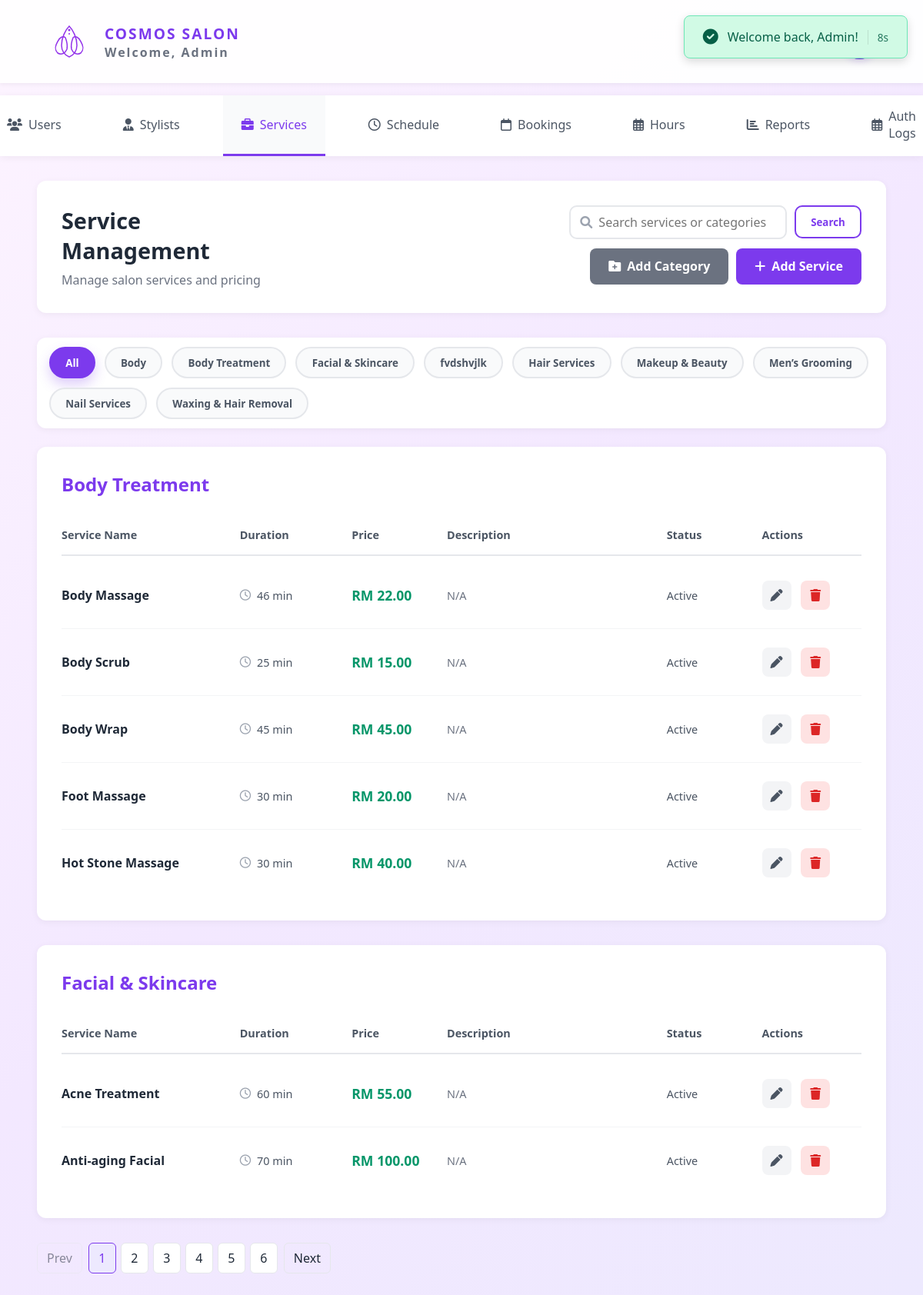
The page /salonsystem/schedule_service/services.php (signed in) on the database its author committed.
### tables this page shows
CREATE TABLE `user` (
  `user_id` int(11) NOT NULL,
  `name` varchar(50) NOT NULL,
  `email` varchar(100) NOT NULL,
  `phone` varchar(20) NOT NULL,
  `password_hash` varchar(255) NOT NULL,
  `role` enum('Customer','Staff','Admin') NOT NULL DEFAULT 'Customer',
  `created_at` timestamp NOT NULL DEFAULT current_timestamp()
);

CREATE TABLE `category` (
  `category_id` int(11) NOT NULL,
  `category_name` varchar(100) NOT NULL,
  `status` enum('Active','Inactive') DEFAULT 'Active',
  `created_at` timestamp NOT NULL DEFAULT current_timestamp(),
  `updated_at` timestamp NOT NULL DEFAULT current_timestamp() ON UPDATE current_timestamp()
);

CREATE TABLE `service` (
  `service_id` int(11) NOT NULL,
  `service_name` varchar(100) NOT NULL,
  `description` text DEFAULT NULL,
  `duration_minutes` int(11) NOT NULL,
  `category_id` int(11) NOT NULL,
  `price` decimal(10,2) NOT NULL,
  `status` enum('Active','Inactive') DEFAULT 'Active',
  `created_at` timestamp NOT NULL DEFAULT current_timestamp(),
  `updated_at` timestamp NOT NULL DEFAULT current_timestamp() ON UPDATE current_timestamp()
);

### salonsystem/schedule_service/services.php (the view, shortened to what the rows shown need)
<?php
require_once '../config.php';
$pageCSS = '../css/services.css';
$searchTerm = isset($_GET['search']) ? trim($_GET['search']) : '';
$categoryFilter = isset($_GET['category']) ? max(0, (int)$_GET['category']) : 0;
$perPage = 7;
$page = isset($_GET['page']) ? max(1, (int)$_GET['page']) : 1;
$offset = ($page - 1) * $perPage;
function buildPageLink($page, $categoryFilter, $searchTerm) {
    $params = [];
    if ($categoryFilter > 0) {
        $params['category'] = $categoryFilter;
    }
    $params['page'] = $page;
    return '?' . http_build_query($params);
}
try {
    $sql = "SELECT * FROM category WHERE status='Active' ORDER BY category_name ASC";
    $stmt = $pdo->query($sql);
    $categories = $stmt->fetchAll(PDO::FETCH_ASSOC);
    } catch (PDOException $e) {
        $_SESSION['error_message'] = "Error: " . $e->getMessage();
        $categories = [];
    }
try {
    $filterSql = " WHERE 1=1";
    $dataSql = "SELECT s.*, c.category_name
            FROM Service s
            INNER JOIN Category c ON s.category_id = c.category_id" . $filterSql . "
            ORDER BY c.category_name, s.service_name
            LIMIT :limit OFFSET :offset";
    $stmt = $pdo->prepare($dataSql);
    $stmt->bindValue(':limit', (int)$perPage, PDO::PARAM_INT);
    $stmt->bindValue(':offset', (int)$offset, PDO::PARAM_INT);
    $stmt->execute();
    $pagedServices = $stmt->fetchAll(PDO::FETCH_ASSOC);
    $servicesByCategory = [];
    foreach ($pagedServices as $service) {
        $categoryKey = $service['category_id'];
        if (!isset($servicesByCategory[$categoryKey])) {
            $servicesByCategory[$categoryKey] = [
                'name' => $service['category_name'],
                'services' => []
            ];
        }
        $servicesByCategory[$categoryKey]['services'][] = $service;
    }
} catch (PDOException $e) {
    $_SESSION['error_message'] = "Error loading services: " . $e->getMessage();
    $servicesByCategory = [];
    $totalPages = 1;
}
include '../head.php';
?>
    <div class="container">
        <div class="page-header">
            <div class="page-header-content">
                <h2>Service Management</h2>
            </div>
        </div>
        <div class="page-section active" data-section="services" id="servicesSection">
            <?php if (!empty($categories)): ?>
            <div class="category-tabs">
                <?php foreach ($categories as $cat): ?>
                    <div class="category-tab-wrapper">
                        <button type="button" class="category-tab <?php echo (int)$cat['category_id'] === $categoryFilter ? 'active' : ''; ?>" data-category="<?php echo $cat['category_id']; ?>" onclick="window.location.href='<?php echo htmlspecialchars(buildPageLink(1, (int)$cat['category_id'], $searchTerm), ENT_QUOTES, 'UTF-8'); ?>'">
                            <?php echo htmlspecialchars($cat['category_name']); ?>
                        </button>
                    </div>
                <?php endforeach; ?>
            </div>
            <?php endif; ?>
             <?php if (empty($servicesByCategory)): ?>
                <div class="empty-state">
                    <i class="fas <?php echo $searchTerm !== '' ? 'fa-search' : 'fa-inbox'; ?>"></i>
                     <?php if ($searchTerm !== ''): ?>
                         <p>No services match "<?php echo htmlspecialchars($searchTerm); ?>".</p>
                         <button class="btn-secondary" onclick="window.location.href='<?php echo htmlspecialchars(buildPageLink(1, $categoryFilter, ''), ENT_QUOTES, 'UTF-8'); ?>'">Clear search</button>
                     <?php else: ?>
                         <p>No services available. Please add a service.</p>
                     <?php endif; ?>
                 </div>
            <?php else: ?>
                <?php foreach ($servicesByCategory as $categoryData): ?>
                    <div class="service-category" data-category-id="<?php echo $categoryData['services'][0]['category_id']; ?>">
                        <h3 class="category-title">
                            <?php echo htmlspecialchars($categoryData['name']); ?></h3>
                        <div class="service-table">
                            <div class="service-table-header">
                                <div>Service Name</div>
                                <div>Duration</div>
                                <div>Price</div>
                                <div>Description</div>
                                <div>Status</div>
                                <div>Actions</div>
                            </div>
                            <?php foreach ($categoryData['services'] as $service): ?>
                                <div class="service-row">
                                    <div class="service-name-col"><?php echo htmlspecialchars($service['service_name']); ?></div>
                                    <div class="duration-col">
                                        <i class="far fa-clock"></i>
                                        <span><?php echo htmlspecialchars($service['duration_minutes']); ?> min</span>
                                    </div>
                                    <div class="price-col">
                                        <p>RM</p>
                                        <span><?php echo htmlspecialchars($service['price']); ?></span>
                                    </div>
                                    <div class="description-col"><?php echo htmlspecialchars($service['description'] ?: 'N/A'); ?></div>
                                    <div class="status-col"><?php echo htmlspecialchars($service['status'] ); ?></div>
                                    <div class="actions-col">
                                       <button class="action-btn edit-btn" onclick='openEditModal(<?php echo htmlspecialchars(json_encode($service), ENT_QUOTES, "UTF-8"); ?>)'>
                                            <i class="fas fa-pen"></i>
                                        </button>
                                        <button class="action-btn delete-btn" onclick="confirmDelete(<?php echo $service['service_id']; ?>, '<?php echo htmlspecialchars($service['service_name']); ?>')">
                                            <i class="fas fa-trash"></i>
                                        </button>
                                    </div>
                                </div>
                            <?php endforeach; ?>
                        </div>
                    </div>
                 <?php endforeach; ?>
             <?php endif; ?>
        </div>
    </div>
</body>
</html>

### salonsystem/head.php (shortened to what the rows shown need)
<?php
require_once __DIR__ . '/config.php';
$currentUser = null;
if (isset($_SESSION['logged_in']) && $_SESSION['logged_in'] === true && isset($_SESSION['user_id'])) {
    try {
        $stmt = $pdo->prepare("SELECT user_id, name, email, phone, role FROM user WHERE user_id = ?");
        $stmt->execute([$_SESSION['user_id']]);
        $currentUser = $stmt->fetch(PDO::FETCH_ASSOC);
    } catch (PDOException $e) {
        error_log("Error fetching user data: " . $e->getMessage());
    }
}
?>
<!DOCTYPE html>
<html lang="en">
<head>
    <link rel="stylesheet" href="https://cdnjs.cloudflare.com/ajax/libs/font-awesome/6.0.0/css/all.min.css">
    <link rel="stylesheet" href="/salonsystem/css/common.css">
    <?php if(isset($pageCSS)): ?>
        <link rel="stylesheet" href="<?php echo $pageCSS; ?>">
    <?php endif; ?>
</head>
<body>
<?php
if (isset($useIndexNav) && $useIndexNav === true):
?>
    <nav class="nav">
        <div class="logo-section">
            <a href="/salonsystem/index.php" style="text-decoration: none; display: flex; align-items: center; gap: 0.5rem;">
                <div class="logo">
                    <svg width="60" height="60" viewBox="0 0 60 60" fill="none" xmlns="http://www.w3.org/2000/svg">
                        <path d="M30 10C25 15 20 25 20 35C20 42 24 48 30 50C36 48 40 42 40 35C40 25 35 15 30 10Z" stroke="#9333ea" stroke-width="1.5" fill="none"/>
                        <path d="M15 30C12 35 10 40 15 45C20 48 25 45 27 40C28 35 27 30 25 25C22 22 17 25 15 30Z" stroke="#9333ea" stroke-width="1.5" fill="none"/>
                        <path d="M45 30C48 35 50 40 45 45C40 48 35 45 33 40C32 35 33 30 35 25C38 22 43 25 45 30Z" stroke="#9333ea" stroke-width="1.5" fill="none"/>
                        <circle cx="30" cy="15" r="1.5" fill="#9333ea"/>
                        <circle cx="30" cy="20" r="1" fill="#9333ea"/>
                    </svg>
                </div>
                <span class="brand-name">COSMOS SALON</span>
            </a>
        </div>
        <ul class="nav-links">
            <li><a href="#" class="active">HOME</a></li>
            <li><a href="#about">ABOUT</a></li>
            <li><a href="#treatments">SERVICES</a></li>
            <li><a href="#pricing">PRICING</a></li>
            <li><a href="#availability">AVAILABILITY</a></li>
            <li><a href="#contact">CONTACT</a></li>
            <?php if($currentUser): ?>
                <?php
                $roleButtonText = 'MY BOOKINGS';
                $roleButtonLink = 'appointment/my_bookings.php';
                if ($currentUser['role'] === 'Admin') {
                    $roleButtonText = 'ADMIN';
                    $roleButtonLink = 'users_management/users.php';
                } elseif ($currentUser['role'] === 'Staff') {
                    $roleButtonText = 'SCHEDULE';
                    $roleButtonLink = 'schedule_service/schedule.php';
                }
                ?>
                <li><a href="<?php echo $roleButtonLink; ?>" class="btn-outline-nav"><?php echo $roleButtonText; ?></a></li>
                <li>
                    <div class="user-profile-nav" onclick="toggleProfileMenuNav()">
                        <div class="avatar">
                            <img src="/salonsystem/images/default-pic.jpg" alt="<?php echo htmlspecialchars($currentUser['name']); ?>" class="avatar-img">
                        </div>
                        <div class="profile-dropdown" id="profileDropdownNav">
                            <div class="dropdown-header">
                                <div class="dropdown-user-info">
                                    <strong><?php echo htmlspecialchars($currentUser['name']); ?></strong>
                                    <span><?php echo htmlspecialchars($currentUser['email']); ?></span>
                                </div>
                            </div>
                            <div class="dropdown-item" onclick="viewProfile()">
                                <i class="fas fa-user-circle"></i>
                                <span>My Profile</span>
                            </div>
                            <div class="dropdown-item" onclick="logout()">
                                <i class="fas fa-sign-out-alt"></i>
                                <span>Logout</span>
                            </div>
                        </div>
                    </div>
                </li>
            <?php else: ?>
                <li><a href="users_management/login.php" class="btn-filled">LOGIN</a></li>
            <?php endif; ?>
        </ul>
    </nav>
<?php elseif (!isset($hideCommonHeader) || $hideCommonHeader === false):
?>
    <div class="header">
        <div class="header-left">
            <div class="header-title">
                <span>COSMOS SALON</span>
                <?php if($currentUser): ?>
                    <p>Welcome, <?php echo htmlspecialchars($currentUser['name']); ?></p>
                <?php endif; ?>
            </div>
        </div>
    </div>
<?php endif; ?>

### rows shown on the page
user: name "Admin"
category: category_name "Body"
category: category_name "Body Treatment"
category: category_name "Facial & Skincare"
category: category_name "fvdshvjlk"
category: category_name "Hair Services"
category: category_name "Makeup & Beauty"
category: category_name "Men’s Grooming"
category: category_name "Nail Services"
category: category_name "Waxing & Hair Removal"
service: name "Body Treatment", service_name "Body Massage", duration_minutes "46", price "22.00", description "N/A", status "Active"
service: service_name "Body Scrub", duration_minutes "25", price "15.00", description "N/A", status "Active"
service: service_name "Body Wrap", duration_minutes "45", price "45.00", description "N/A", status "Active"
service: service_name "Foot Massage", duration_minutes "30", price "20.00", description "N/A", status "Active"
service: service_name "Hot Stone Massage", duration_minutes "30", price "40.00", description "N/A", status "Active"
service: name "Facial & Skincare", service_name "Acne Treatment", duration_minutes "60", price "55.00", description "N/A", status "Active"
service: service_name "Anti-aging Facial", duration_minutes "70", price "100.00", description "N/A", status "Active"

### other values the page prints
$flashMessage "Welcome back, Admin!"
